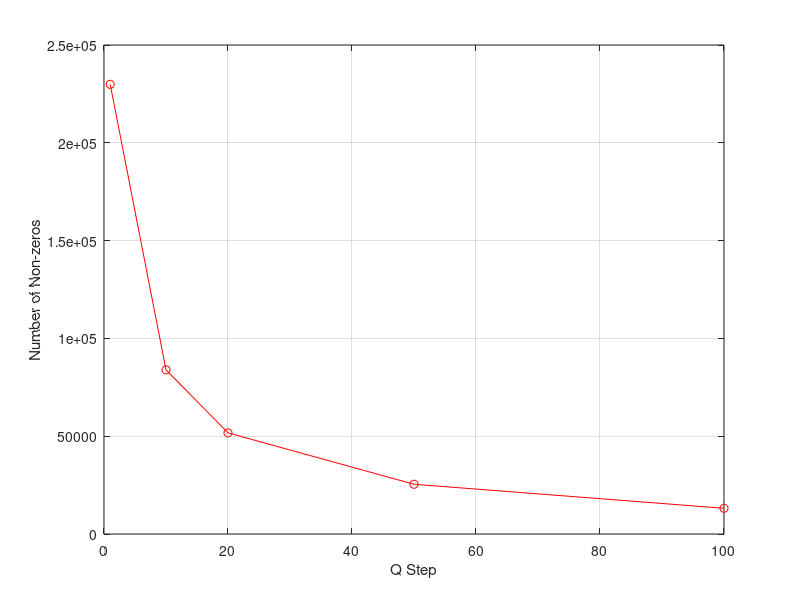
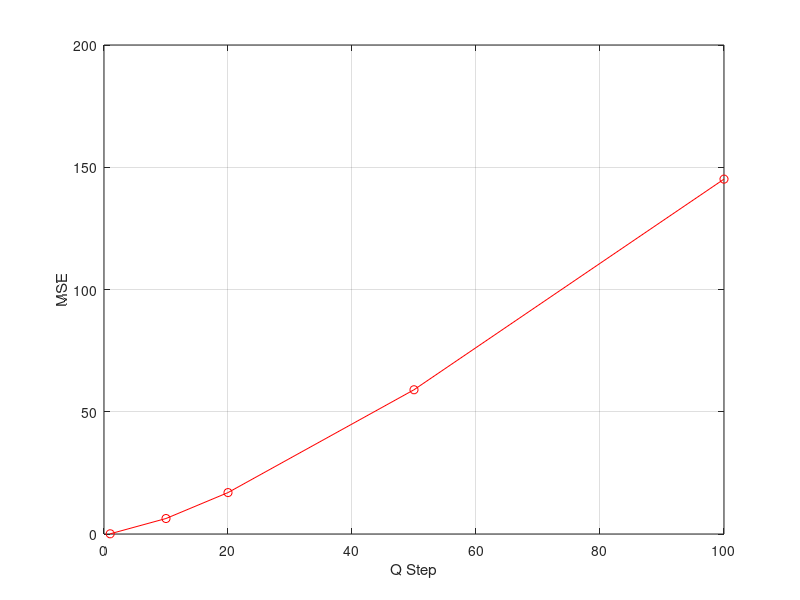

The MATLAB source for these figures, in order:
% ENSC180, HW3, Q1, image DCT domain quantization
% for barbara.pgm

close all;

qstep = [1, 10, 20, 50, 100];
nonzeros = [229897	83952	51714	25430	13152];
mse = [0.083626, 6.333748, 16.939667, 58.996746, 145.144226];

figure;
plot(qstep, nonzeros, '-ro');
grid on;
xlabel('Q Step');
ylabel('Number of Non-zeros');

figure;
plot(qstep, mse, '-ro');
grid on;
xlabel('Q Step');
ylabel('MSE');
